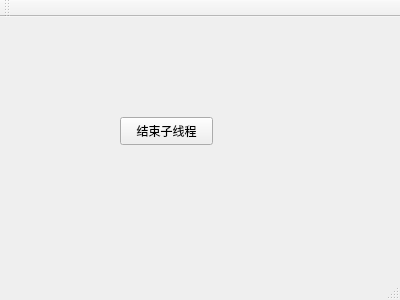
<?xml version="1.0" encoding="UTF-8"?>
<ui version="4.0">
 <class>MainWindow</class>
 <widget class="QMainWindow" name="MainWindow">
  <property name="geometry">
   <rect>
    <x>0</x>
    <y>0</y>
    <width>400</width>
    <height>300</height>
   </rect>
  </property>
  <property name="windowTitle">
   <string>MainWindow</string>
  </property>
  <widget class="QWidget" name="centralWidget">
   <widget class="QPushButton" name="pushButton">
    <property name="geometry">
     <rect>
      <x>120</x>
      <y>100</y>
      <width>93</width>
      <height>28</height>
     </rect>
    </property>
    <property name="text">
     <string>结束子线程</string>
    </property>
   </widget>
  </widget>
  <widget class="QMenuBar" name="menuBar">
   <property name="geometry">
    <rect>
     <x>0</x>
     <y>0</y>
     <width>400</width>
     <height>26</height>
    </rect>
   </property>
  </widget>
  <widget class="QToolBar" name="mainToolBar">
   <attribute name="toolBarArea">
    <enum>TopToolBarArea</enum>
   </attribute>
   <attribute name="toolBarBreak">
    <bool>false</bool>
   </attribute>
  </widget>
  <widget class="QStatusBar" name="statusBar"/>
 </widget>
 <layoutdefault spacing="6" margin="11"/>
 <resources/>
 <connections/>
</ui>
